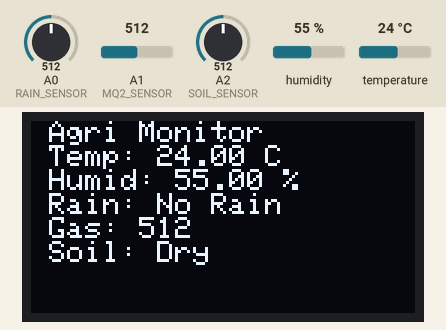
The sketch below on a simulated Arduino Uno, built with avr-gcc and run on an emulated ATmega328P. On the bench: 128×64 one-colour display. Inputs (shaded band) come from the test bench; at power-on: A2 (SOIL_SENSOR) = 512, A0 (RAIN_SENSOR) = 512, humidity 55 %, A1 (MQ2_SENSOR) = 512, temperature 24 °C.

Above: at 3.2 s.
3.3 s: A2 (SOIL_SENSOR) set to 483
At 5.4 s:
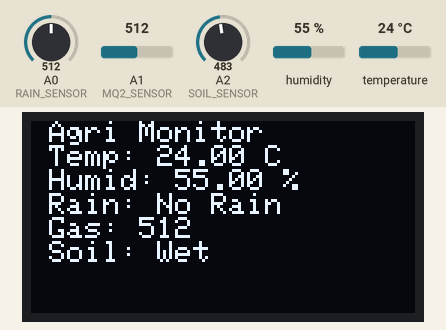
7.2 s: A0 (RAIN_SENSOR) set to 410
11.1 s: A0 (RAIN_SENSOR) set to 386
At 11.8 s:
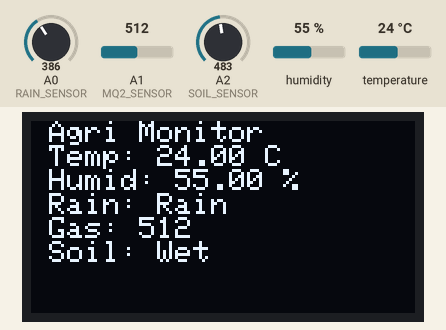
15.0 s: A2 (SOIL_SENSOR) set to 510
At 18.1 s:
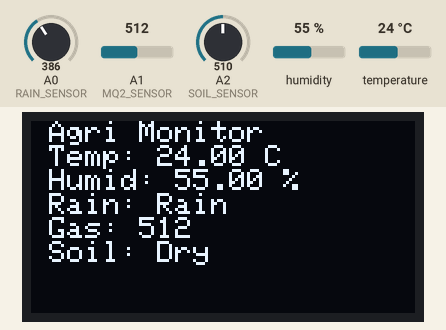
18.9 s: humidity set to 22 %
At 20.7 s:
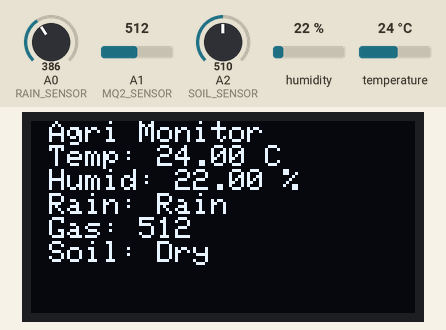
22.8 s: A1 (MQ2_SENSOR) set to 490
At 24.5 s:
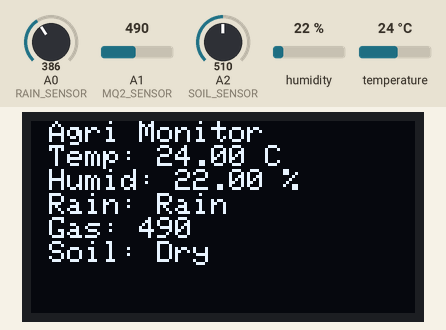
Timing chart, 0 to 26.0 s (numbered marks = the images above; inputs shaded):
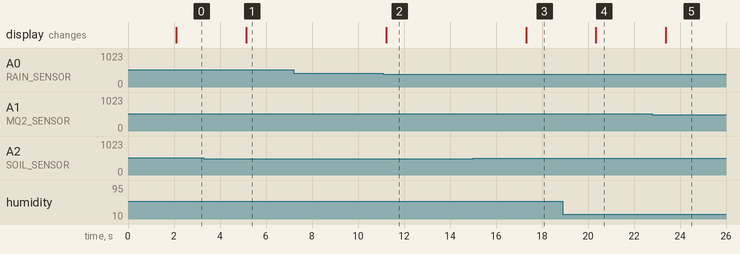

The sketch:

sketch_jan23a.ino
```cpp
#include <Wire.h>
#include <Adafruit_GFX.h>
#include <Adafruit_SSD1306.h>
#include <DHT.h>
#include <Adafruit_Sensor.h>

// === Sensor Pin Definitions ===
#define DHTPIN 2
#define DHTTYPE DHT22
#define RAIN_SENSOR A0
#define MQ2_SENSOR A1
#define SOIL_SENSOR A2

// === OLED Setup ===
#define SCREEN_WIDTH 128
#define SCREEN_HEIGHT 64
#define OLED_RESET -1  // No reset pin used with I2C
Adafruit_SSD1306 display(SCREEN_WIDTH, SCREEN_HEIGHT, &Wire, OLED_RESET);

// === DHT Sensor ===
DHT dht(DHTPIN, DHTTYPE);

void setup() {
  Serial.begin(9600);
  dht.begin();

  // === Initialize SSD1306 OLED ===
  if (!display.begin(SSD1306_SWITCHCAPVCC, 0x3C)) { // 0x3C is I2C address
    Serial.println(F("❌ SSD1306 OLED not found!"));
    while (true);
  }

  display.clearDisplay();
  display.setTextSize(1);
  display.setTextColor(SSD1306_WHITE);
  display.setCursor(0, 0);
  display.println("🌾 Smart Agri System");
  display.display();
  delay(2000);
}

void loop() {
  // === Read Sensor Data ===
  float temp = dht.readTemperature();
  float hum = dht.readHumidity();
  int rain = analogRead(RAIN_SENSOR);
  int gas = analogRead(MQ2_SENSOR);
  int soil = analogRead(SOIL_SENSOR);

  // === Interpret Sensor Readings ===
  String rainStatus = (rain < 400) ? "Rain" : "No Rain";
  String soilStatus = (soil < 500) ? "Wet" : "Dry";

  // === Display on OLED ===
  display.clearDisplay();
  display.setCursor(0, 0);
  display.println(" Agri Monitor");
  display.print(" Temp: "); display.print(temp); display.println(" C");
  display.print(" Humid: "); display.print(hum); display.println(" %");
  display.print(" Rain: "); display.println(rainStatus);
  display.print(" Gas: "); display.println(gas);
  display.print(" Soil: "); display.println(soilStatus);
  display.display();

  delay(3000);
}
```

Measured:
- the behaviour switches between 500 and 499 on A2 (SOIL_SENSOR) (found by bisection; images 0 and 1)
- the behaviour switches between 400 and 399 on A0 (RAIN_SENSOR) (found by bisection; images 1 and 2)
- after the input at 3.3 s, the display: changes after 1.8 s (image 1)
- after the input at 7.2 s, every drawn part: stays the same
- after the input at 11.1 s, the display: changes after 0.12 s (image 2)
- after the input at 15.0 s, the display: changes after 2.3 s (image 3)
- after the input at 18.9 s, the display: changes after 1.4 s (image 4)
- after the input at 22.8 s, the display: changes after 0.59 s (image 5)
